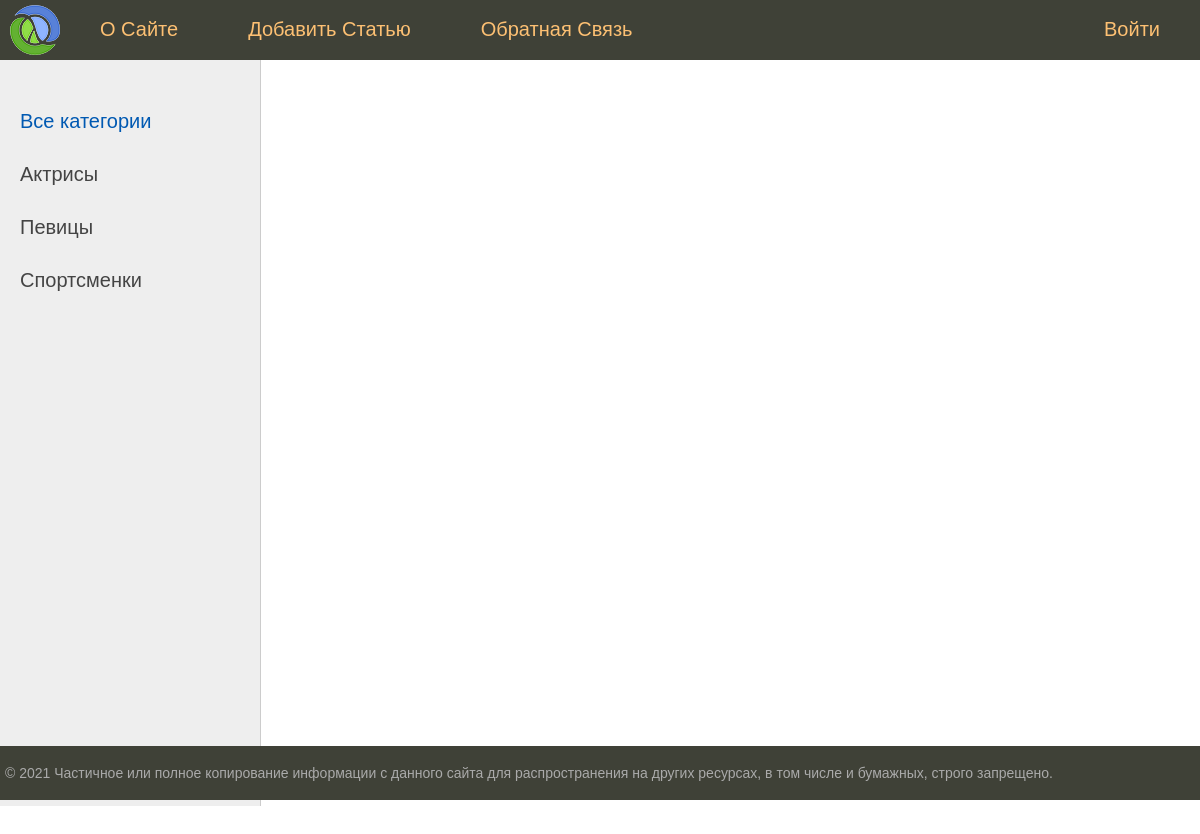
Before: / with the older database file.
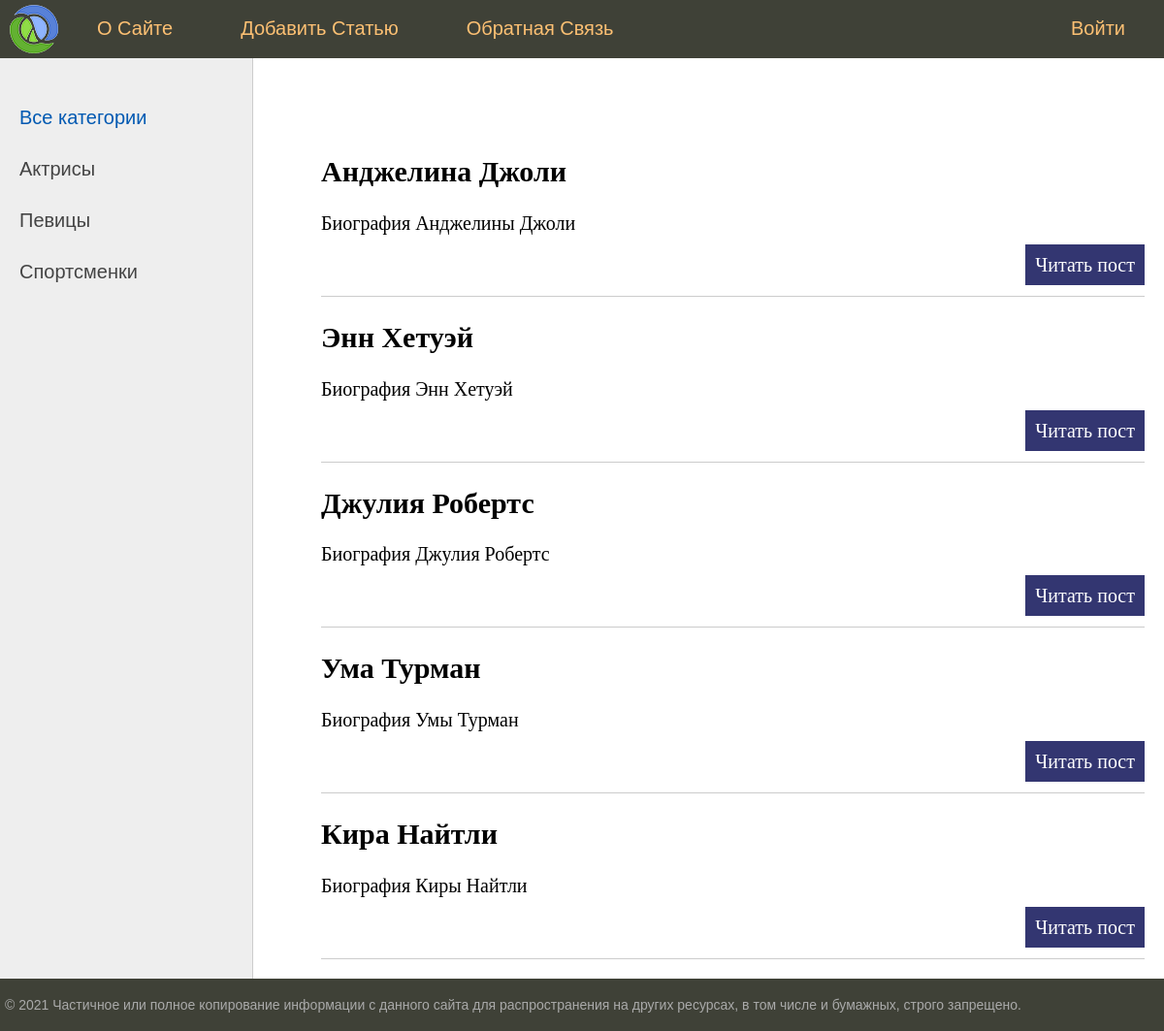
After: the same page with the newer database file.
### women/models.py (models this page shows, shortened)
class Women(models.Model):
    title = models.CharField(max_length=255)
    content = models.TextField(blank=True)
    photo = models.ImageField(upload_to="photos/%Y/%m/%d/")
    time_create = models.DateTimeField(auto_now_add=True)
    time_upload = models.DateTimeField(auto_now=True)
    is_published = models.BooleanField(default=True)

### women/views.py (the view)
# urls.py: path('',  index, name='home'),
def index(request):
    posts = Women.objects.all()
    return render(request, 'women/index.html', {'posts': posts, 'menu': menu, 'title': 'Главная страница'})

### women/templates/women/index.html (shortened to what this page needs)
{% extends 'women/base.html' %}
{% block content %}
<ul class="list-articles">
	{% for p in posts %}
			<li><h2>{{p.title}}</h2>
	{% autoescape on %}
	{{p.content|linebreaks|truncatewords:50}}
	{% endautoescape %}
			<p class="link-read-post"><a href="#">Читать пост</a></p>
			</li>
	{% endfor %}
</ul>
{% endblock %}

### women/templates/women/base.html (shortened to what this page needs)
{% load static %}
<!DOCTYPE html>
<html>
<head>
	<link type="text/css" href="{% static 'women/css/styles.css' %}" rel="stylesheet" />
</head>
<body>
<table class="table-page" border=0 cellpadding="0" cellspacing="0">
<tr><td valign=top>
{% block mainmenu %}
		<div class="header">
			<ul id="mainmenu" class="mainmenu">
			<li class="logo"><a href="#"><div class="logo"></div></a></li>
{% for m in menu %}
	{% if not forloop.last %}
			<li><a href="#">{{m.title}}</a></li>
	{% else %}
			<li class="last"><a href="#">{{m.title}}</a></li>
	{% endif %}
{% endfor %}
			</ul>
		</div>
{% endblock mainmenu %}
<table class="table-content" border=0 cellpadding="0" cellspacing="0">
<tr>
	<td valign="top" class="left-chapters">
	<ul id="leftchapters">
		<li class="selected">Все категории</li>
		<li><a href="#">Актрисы</a></li>
		<li><a href="#">Певицы</a></li>
		<li><a href="#">Спортсменки</a></li>
	</ul>
</td>
<td valign="top" class="content">
	<div class="content-text">
{% block content %}
{% endblock %}
	</div>
</td></tr></table>
</td></tr>
<tr><td valign=top>
	<div id="footer">
		<p>&copy; 2021 Частичное или полное копирование информации с данного сайта для распространения на других ресурсах, в том числе и бумажных, строго запрещено.</p>
	</div>
</td></tr></table>
</body>
</html>

### women/static/women/css/styles.css (style rules this page uses)
html, body { font-family: 'Arial'; margin: 0; padding: 0; height: 100%; width: 100%; color: #444; }
a { color: #0059b2; text-decoration: none; }
p.link-read-post { text-align: right; }
p.link-read-post a { padding: 10px; min-width: 100px; background: #333671; color: #fff; text-decoration: none; }
ul.list-articles { list-style: none; margin: 0; padding: 0; }
ul.list-articles li { border-bottom: 1px solid #ccc; }
.table-page { width: 100%; height: 100%; vertical-align: top; }
.table-page tr { height: 100%; }
.header { background: #3F4137; height: 60px; }
.logo { background: url('../images/logo.png') no-repeat 10px 5px; width: 70px; height: 60px; }
ul.mainmenu { list-style: none; margin: 0; padding: 0; height: 60px; color: #fdc073; font-size: 20px; overflow: hidden; }
ul.mainmenu li { float: left; margin: 18px 40px 0 30px; }
ul.mainmenu li.logo { margin: 0; }
ul.mainmenu li.last { float: right; }
ul.mainmenu li a { color: #fdc073; text-decoration: none; }
.table-content { width: 100%; min-height: 100%; height: 100%; }
.left-chapters { margin: 0; background: #eee; border-right: 1px solid #ccc; min-height: 100%; }
.left-chapters ul { width: 230px; min-height: 100%; margin: 0; padding: 20px 10px 10px 20px; list-style: none; font-size: 20px; }
.left-chapters ul li { margin: 30px 0 0 0; color: #999; }
.left-chapters ul li.selected { color: #0059b2; }
.left-chapters ul li a { color: #444; text-decoration: none; }
.content { padding: 40px 20px 20px 40px; width: 100%; box-sizing: border-box; }
.content-text { margin: 60px 0 0 30px; color: #000; font-size: 20px; font-family: Yandex Sans Display Light; }
#footer { box-sizing: border-box; background: #3F4137; padding: 5px; color: #aaa; font-size: 14px; font-family: Verdana, Geneva, Arial, Helvetica; text-align: left; overflow: hidden; }

Changed rows visible on the page:
added Women: title "Анджелина Джоли", content "Биография Анджелины Джоли"
added Women: title "Энн Хетуэй", content "Биография Энн Хетуэй"
added Women: title "Джулия Робертс", content "Биография Джулия Робертс"
added Women: title "Ума Турман", content "Биография Умы Турман"
added Women: title "Кира Найтли", content "Биография Киры Найтли"
